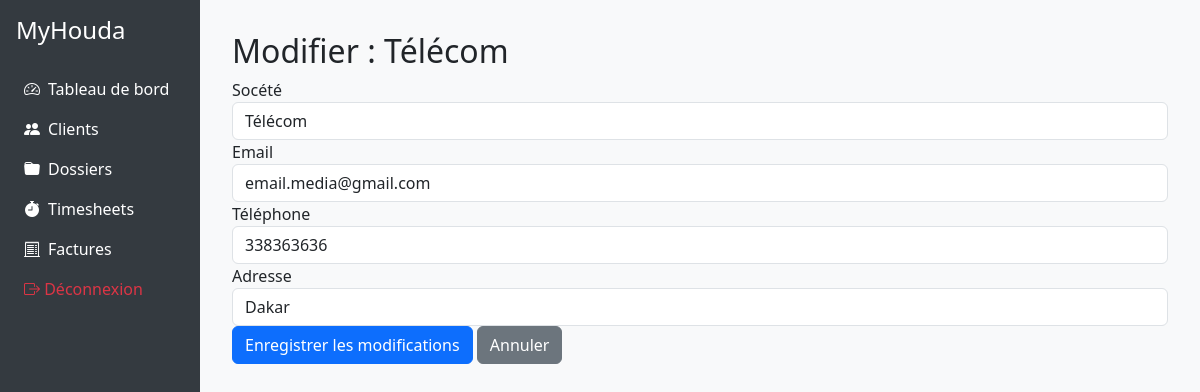
/clients/modifier/1, run on the app's committed database.
### app/models.py (models this page shows)
class Client(db.Model):
    id = db.Column(db.Integer, primary_key=True)
    societe = db.Column(db.String(100))
    email = db.Column(db.String(120))
    telephone = db.Column(db.String(20))
    adresse = db.Column(db.String(255))
    dossiers = db.relationship('Dossier', backref='client', lazy=True)
    supprimé = db.Column(db.Boolean, default=False)

### app/routes.py (the view, shortened to what this page needs)
@app.route('/clients/modifier/<int:client_id>', methods=['GET', 'POST'])
def modifier_client(client_id):
    client = Client.query.get_or_404(client_id)
    form = ClientForm(obj=client)
    return render_template('modifier_client.html', form=form, client=client)

### app/forms.py
class ClientForm(FlaskForm):
    societe = StringField("Socété", validators=[DataRequired()])
    email = StringField("Email", validators=[Optional(), Email()])
    telephone = StringField("Téléphone", validators=[Optional()])
    adresse = StringField("Adresse", validators=[Optional()])
    submit = SubmitField("Enregistrer")

### app/templates/modifier_client.html (shortened to what this page needs)
{% extends 'base.html' %}
{% block content %}
  <h2>Modifier : {{ client.societe }}</h2>
  <form method="POST">
    <div class="form-group">
      {{ form.societe.label }} {{ form.societe(class="form-control") }}
    </div>
    <div class="form-group">
      {{ form.email.label }} {{ form.email(class="form-control") }}
    </div>
    <div class="form-group">
      {{ form.telephone.label }} {{ form.telephone(class="form-control") }}
    </div>
    <div class="form-group">
      {{ form.adresse.label }} {{ form.adresse(class="form-control") }}
    </div>
    <button type="submit" class="btn btn-primary">Enregistrer les modifications</button>
        <a href="{{ url_for('clients') }}" class="btn btn-secondary">Annuler</a>
    </form>
</div>
{% endblock %}

### app/templates/base.html (style rules this page uses)
body { background-color: #f8f9fa; }

### data on the page
Client: societe "Télécom", email "email.media@gmail.com", telephone "338363636", adresse "Dakar"
